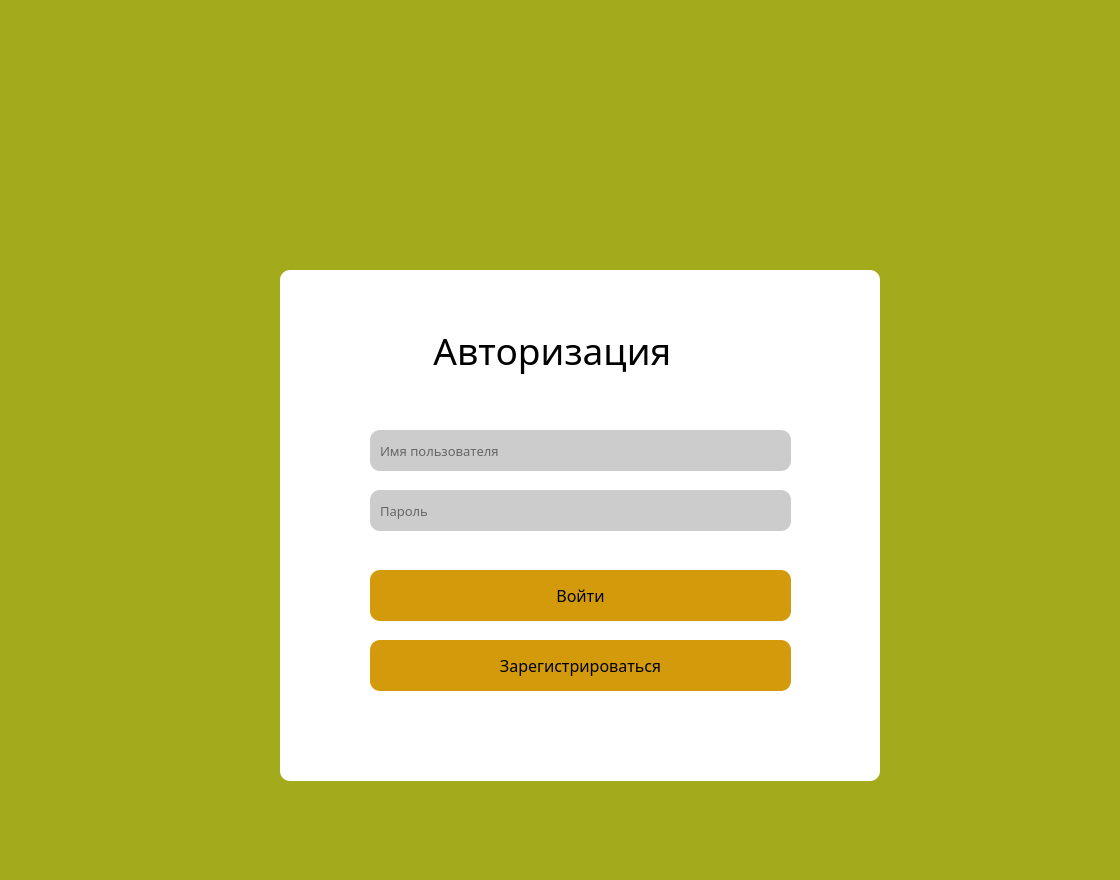
<?xml version="1.0" encoding="UTF-8"?>
<ui version="4.0">
 <class>Dialog</class>
 <widget class="QDialog" name="Dialog">
  <property name="geometry">
   <rect>
    <x>0</x>
    <y>0</y>
    <width>1120</width>
    <height>880</height>
   </rect>
  </property>
  <property name="windowTitle">
   <string>Dialog</string>
  </property>
  <property name="styleSheet">
   <string notr="true">background-color: rgb(163, 170, 27);
border-radius: 10px;</string>
  </property>
  <widget class="QLabel" name="label">
   <property name="geometry">
    <rect>
     <x>530</x>
     <y>130</y>
     <width>91</width>
     <height>101</height>
    </rect>
   </property>
   <property name="text">
    <string/>
   </property>
   <property name="pixmap">
    <pixmap>пользователь.png</pixmap>
   </property>
   <property name="scaledContents">
    <bool>true</bool>
   </property>
  </widget>
  <widget class="QFrame" name="frame">
   <property name="geometry">
    <rect>
     <x>280</x>
     <y>270</y>
     <width>600</width>
     <height>511</height>
    </rect>
   </property>
   <property name="layoutDirection">
    <enum>Qt::LeftToRight</enum>
   </property>
   <property name="autoFillBackground">
    <bool>false</bool>
   </property>
   <property name="styleSheet">
    <string notr="true">
background-color: rgb(255, 255, 255);</string>
   </property>
   <property name="frameShape">
    <enum>QFrame::StyledPanel</enum>
   </property>
   <property name="frameShadow">
    <enum>QFrame::Raised</enum>
   </property>
   <widget class="QLabel" name="label_2">
    <property name="enabled">
     <bool>true</bool>
    </property>
    <property name="geometry">
     <rect>
      <x>90</x>
      <y>50</y>
      <width>421</width>
      <height>61</height>
     </rect>
    </property>
    <property name="font">
     <font>
      <family>Nirmala UI Semilight</family>
      <pointsize>28</pointsize>
     </font>
    </property>
    <property name="cursor">
     <cursorShape>ArrowCursor</cursorShape>
    </property>
    <property name="mouseTracking">
     <bool>false</bool>
    </property>
    <property name="focusPolicy">
     <enum>Qt::NoFocus</enum>
    </property>
    <property name="contextMenuPolicy">
     <enum>Qt::DefaultContextMenu</enum>
    </property>
    <property name="acceptDrops">
     <bool>false</bool>
    </property>
    <property name="layoutDirection">
     <enum>Qt::LeftToRight</enum>
    </property>
    <property name="autoFillBackground">
     <bool>false</bool>
    </property>
    <property name="text">
     <string>    Авторизация</string>
    </property>
    <property name="indent">
     <number>25</number>
    </property>
    <property name="openExternalLinks">
     <bool>false</bool>
    </property>
   </widget>
   <widget class="QLineEdit" name="lineEdit">
    <property name="geometry">
     <rect>
      <x>90</x>
      <y>160</y>
      <width>421</width>
      <height>41</height>
     </rect>
    </property>
    <property name="font">
     <font>
      <family>Nirmala UI Semilight</family>
      <pointsize>10</pointsize>
     </font>
    </property>
    <property name="focusPolicy">
     <enum>Qt::StrongFocus</enum>
    </property>
    <property name="styleSheet">
     <string notr="true">background-color: rgb(204, 204, 204);
padding-left: 8px;</string>
    </property>
    <property name="placeholderText">
     <string>Имя пользователя</string>
    </property>
   </widget>
   <widget class="QLineEdit" name="lineEdit_2">
    <property name="geometry">
     <rect>
      <x>90</x>
      <y>220</y>
      <width>421</width>
      <height>41</height>
     </rect>
    </property>
    <property name="font">
     <font>
      <family>Nirmala UI Semilight</family>
      <pointsize>10</pointsize>
     </font>
    </property>
    <property name="focusPolicy">
     <enum>Qt::StrongFocus</enum>
    </property>
    <property name="styleSheet">
     <string notr="true">background-color: rgb(204, 204, 204);
padding-left: 8px;

</string>
    </property>
    <property name="echoMode">
     <enum>QLineEdit::Password</enum>
    </property>
    <property name="placeholderText">
     <string>Пароль</string>
    </property>
   </widget>
   <widget class="QPushButton" name="pushButton">
    <property name="geometry">
     <rect>
      <x>90</x>
      <y>370</y>
      <width>421</width>
      <height>51</height>
     </rect>
    </property>
    <property name="font">
     <font>
      <family>Nirmala UI Semilight</family>
      <pointsize>12</pointsize>
     </font>
    </property>
    <property name="cursor">
     <cursorShape>PointingHandCursor</cursorShape>
    </property>
    <property name="styleSheet">
     <string notr="true">background-color: rgb(211, 155, 12);</string>
    </property>
    <property name="text">
     <string>Зарегистрироваться</string>
    </property>
   </widget>
   <widget class="QPushButton" name="pushButton_2">
    <property name="geometry">
     <rect>
      <x>90</x>
      <y>300</y>
      <width>421</width>
      <height>51</height>
     </rect>
    </property>
    <property name="font">
     <font>
      <family>Nirmala UI Semilight</family>
      <pointsize>12</pointsize>
     </font>
    </property>
    <property name="cursor">
     <cursorShape>PointingHandCursor</cursorShape>
    </property>
    <property name="styleSheet">
     <string notr="true">background-color: rgb(211, 155, 12);</string>
    </property>
    <property name="text">
     <string>Войти</string>
    </property>
   </widget>
  </widget>
 </widget>
 <resources/>
 <connections/>
</ui>
